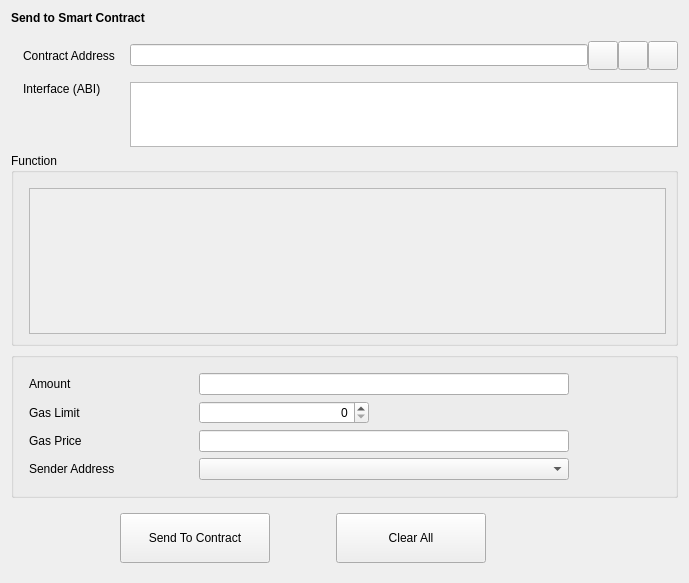
<?xml version="1.0" encoding="UTF-8"?>
<ui version="4.0">
 <class>SendToContract</class>
 <widget class="QWidget" name="SendToContract">
  <property name="geometry">
   <rect>
    <x>0</x>
    <y>0</y>
    <width>689</width>
    <height>583</height>
   </rect>
  </property>
  <property name="windowTitle">
   <string>Form</string>
  </property>
  <layout class="QVBoxLayout" name="verticalLayout">
   <item>
    <widget class="QStackedWidget" name="stackedWidget">
     <property name="currentIndex">
      <number>0</number>
     </property>
     <widget class="QWidget" name="sendContractPage">
      <layout class="QVBoxLayout" name="verticalLayout_4">
       <property name="leftMargin">
        <number>0</number>
       </property>
       <property name="topMargin">
        <number>0</number>
       </property>
       <property name="rightMargin">
        <number>0</number>
       </property>
       <property name="bottomMargin">
        <number>0</number>
       </property>
       <item>
        <widget class="QLabel" name="labelTitle">
         <property name="font">
          <font>
           <weight>75</weight>
           <bold>true</bold>
          </font>
         </property>
         <property name="text">
          <string>Send to Smart Contract</string>
         </property>
        </widget>
       </item>
       <item>
        <spacer name="verticalSpacer_4">
         <property name="orientation">
          <enum>Qt::Vertical</enum>
         </property>
         <property name="sizeType">
          <enum>QSizePolicy::Fixed</enum>
         </property>
         <property name="sizeHint" stdset="0">
          <size>
           <width>20</width>
           <height>10</height>
          </size>
         </property>
        </spacer>
       </item>
       <item>
        <layout class="QGridLayout" name="gridLayout">
         <property name="leftMargin">
          <number>12</number>
         </property>
         <property name="horizontalSpacing">
          <number>15</number>
         </property>
         <property name="verticalSpacing">
          <number>12</number>
         </property>
         <item row="0" column="0">
          <widget class="QLabel" name="labelContractAddress">
           <property name="text">
            <string>Contract Address</string>
           </property>
          </widget>
         </item>
         <item row="0" column="2">
          <layout class="QHBoxLayout" name="horizontalLayout_2">
           <item>
            <widget class="QValidatedLineEdit" name="lineEditContractAddress"/>
           </item>
           <item>
            <widget class="QToolButton" name="loadInfoButton">
             <property name="toolTip">
              <string>Choose from contract book page</string>
             </property>
             <property name="text">
              <string/>
             </property>
             <property name="iconSize">
              <size>
               <width>22</width>
               <height>22</height>
              </size>
             </property>
            </widget>
           </item>
           <item>
            <widget class="QToolButton" name="pasteAddressButton">
             <property name="toolTip">
              <string>Paste contract address from clipboard</string>
             </property>
             <property name="text">
              <string/>
             </property>
             <property name="iconSize">
              <size>
               <width>22</width>
               <height>22</height>
              </size>
             </property>
            </widget>
           </item>
           <item>
            <widget class="QToolButton" name="saveInfoButton">
             <property name="toolTip">
              <string>Save contract info</string>
             </property>
             <property name="text">
              <string/>
             </property>
             <property name="iconSize">
              <size>
               <width>22</width>
               <height>22</height>
              </size>
             </property>
            </widget>
           </item>
          </layout>
         </item>
         <item row="1" column="0" alignment="Qt::AlignTop">
          <widget class="QLabel" name="labelInterface">
           <property name="text">
            <string>Interface (ABI)</string>
           </property>
          </widget>
         </item>
         <item row="1" column="2">
          <widget class="QValidatedTextEdit" name="textEditInterface">
           <property name="sizePolicy">
            <sizepolicy hsizetype="Expanding" vsizetype="Fixed">
             <horstretch>0</horstretch>
             <verstretch>0</verstretch>
            </sizepolicy>
           </property>
           <property name="maximumSize">
            <size>
             <width>16777215</width>
             <height>65</height>
            </size>
           </property>
           <property name="horizontalScrollBarPolicy">
            <enum>Qt::ScrollBarAlwaysOff</enum>
           </property>
          </widget>
         </item>
        </layout>
       </item>
       <item>
        <widget class="QGroupBox" name="groupBoxFunction">
         <property name="title">
          <string>Function</string>
         </property>
         <layout class="QVBoxLayout" name="verticalLayout_3">
          <property name="leftMargin">
           <number>15</number>
          </property>
          <property name="topMargin">
           <number>15</number>
          </property>
          <property name="bottomMargin">
           <number>9</number>
          </property>
          <item>
           <widget class="QScrollArea" name="scrollAreaFunction">
            <property name="widgetResizable">
             <bool>true</bool>
            </property>
            <widget class="QWidget" name="scrollAreaWidgetContents">
             <property name="geometry">
              <rect>
               <x>0</x>
               <y>0</y>
               <width>639</width>
               <height>124</height>
              </rect>
             </property>
            </widget>
           </widget>
          </item>
         </layout>
        </widget>
       </item>
       <item>
        <widget class="QGroupBox" name="groupBoxOptional">
         <layout class="QGridLayout" name="gridLayout_2">
          <property name="leftMargin">
           <number>15</number>
          </property>
          <property name="topMargin">
           <number>15</number>
          </property>
          <property name="horizontalSpacing">
           <number>10</number>
          </property>
          <property name="verticalSpacing">
           <number>6</number>
          </property>
          <item row="0" column="0">
           <widget class="QLabel" name="labelAmount">
            <property name="sizePolicy">
             <sizepolicy hsizetype="Fixed" vsizetype="Preferred">
              <horstretch>0</horstretch>
              <verstretch>0</verstretch>
             </sizepolicy>
            </property>
            <property name="minimumSize">
             <size>
              <width>160</width>
              <height>0</height>
             </size>
            </property>
            <property name="text">
             <string>Amount</string>
            </property>
           </widget>
          </item>
          <item row="0" column="1">
           <widget class="BitcoinAmountField" name="lineEditAmount"/>
          </item>
          <item row="0" column="2" rowspan="5">
           <spacer name="horizontalSpacer_4">
            <property name="orientation">
             <enum>Qt::Horizontal</enum>
            </property>
            <property name="sizeHint" stdset="0">
             <size>
              <width>0</width>
              <height>20</height>
             </size>
            </property>
           </spacer>
          </item>
          <item row="1" column="0">
           <widget class="QLabel" name="labelGasLimit">
            <property name="sizePolicy">
             <sizepolicy hsizetype="Fixed" vsizetype="Preferred">
              <horstretch>0</horstretch>
              <verstretch>0</verstretch>
             </sizepolicy>
            </property>
            <property name="minimumSize">
             <size>
              <width>160</width>
              <height>0</height>
             </size>
            </property>
            <property name="text">
             <string>Gas Limit</string>
            </property>
           </widget>
          </item>
          <item row="1" column="1">
           <widget class="QSpinBox" name="lineEditGasLimit">
            <property name="maximumSize">
             <size>
              <width>170</width>
              <height>16777215</height>
             </size>
            </property>
            <property name="alignment">
             <set>Qt::AlignRight|Qt::AlignTrailing|Qt::AlignVCenter</set>
            </property>
           </widget>
          </item>
          <item row="2" column="0">
           <widget class="QLabel" name="labelGasPrice">
            <property name="sizePolicy">
             <sizepolicy hsizetype="Fixed" vsizetype="Preferred">
              <horstretch>0</horstretch>
              <verstretch>0</verstretch>
             </sizepolicy>
            </property>
            <property name="minimumSize">
             <size>
              <width>160</width>
              <height>0</height>
             </size>
            </property>
            <property name="text">
             <string>Gas Price</string>
            </property>
           </widget>
          </item>
          <item row="2" column="1">
           <widget class="BitcoinAmountField" name="lineEditGasPrice"/>
          </item>
          <item row="3" column="0">
           <widget class="QLabel" name="labelSenderAddress">
            <property name="sizePolicy">
             <sizepolicy hsizetype="Fixed" vsizetype="Preferred">
              <horstretch>0</horstretch>
              <verstretch>0</verstretch>
             </sizepolicy>
            </property>
            <property name="minimumSize">
             <size>
              <width>160</width>
              <height>0</height>
             </size>
            </property>
            <property name="text">
             <string>Sender Address</string>
            </property>
           </widget>
          </item>
          <item row="3" column="1">
           <widget class="AddressField" name="lineEditSenderAddress">
            <property name="minimumSize">
             <size>
              <width>370</width>
              <height>0</height>
             </size>
            </property>
            <property name="maximumSize">
             <size>
              <width>370</width>
              <height>16777215</height>
             </size>
            </property>
           </widget>
          </item>
         </layout>
        </widget>
       </item>
      </layout>
     </widget>
    </widget>
   </item>
   <item>
    <layout class="QHBoxLayout" name="horizontalLayout">
     <property name="leftMargin">
      <number>9</number>
     </property>
     <property name="topMargin">
      <number>9</number>
     </property>
     <property name="rightMargin">
      <number>9</number>
     </property>
     <property name="bottomMargin">
      <number>9</number>
     </property>
     <item>
      <spacer name="horizontalSpacer">
       <property name="orientation">
        <enum>Qt::Horizontal</enum>
       </property>
       <property name="sizeType">
        <enum>QSizePolicy::Fixed</enum>
       </property>
       <property name="sizeHint" stdset="0">
        <size>
         <width>100</width>
         <height>20</height>
        </size>
       </property>
      </spacer>
     </item>
     <item>
      <widget class="QPushButton" name="pushButtonSendToContract">
       <property name="minimumSize">
        <size>
         <width>150</width>
         <height>50</height>
        </size>
       </property>
       <property name="text">
        <string>Send To Contract</string>
       </property>
      </widget>
     </item>
     <item>
      <spacer name="horizontalSpacer_3">
       <property name="orientation">
        <enum>Qt::Horizontal</enum>
       </property>
       <property name="sizeType">
        <enum>QSizePolicy::Fixed</enum>
       </property>
       <property name="sizeHint" stdset="0">
        <size>
         <width>60</width>
         <height>20</height>
        </size>
       </property>
      </spacer>
     </item>
     <item>
      <widget class="QPushButton" name="pushButtonClearAll">
       <property name="minimumSize">
        <size>
         <width>150</width>
         <height>50</height>
        </size>
       </property>
       <property name="text">
        <string>Clear All</string>
       </property>
      </widget>
     </item>
     <item>
      <spacer name="horizontalSpacer_2">
       <property name="orientation">
        <enum>Qt::Horizontal</enum>
       </property>
       <property name="sizeHint" stdset="0">
        <size>
         <width>40</width>
         <height>20</height>
        </size>
       </property>
      </spacer>
     </item>
    </layout>
   </item>
  </layout>
 </widget>
 <customwidgets>
  <customwidget>
   <class>QValidatedLineEdit</class>
   <extends>QLineEdit</extends>
   <header>qvalidatedlineedit.h</header>
  </customwidget>
  <customwidget>
   <class>QValidatedTextEdit</class>
   <extends>QTextEdit</extends>
   <header>qvalidatedtextedit.h</header>
  </customwidget>
  <customwidget>
   <class>AddressField</class>
   <extends>QComboBox</extends>
   <header>addressfield.h</header>
  </customwidget>
  <customwidget>
   <class>BitcoinAmountField</class>
   <extends>QLineEdit</extends>
   <header>bitcoinamountfield.h</header>
   <container>1</container>
  </customwidget>
 </customwidgets>
 <resources/>
 <connections/>
</ui>
